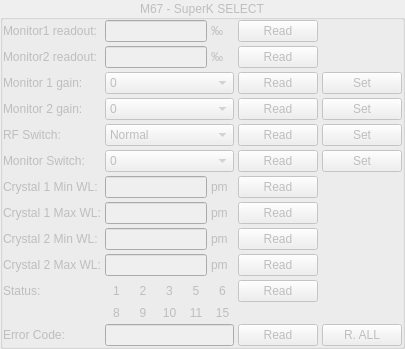
        <widget class="QGroupBox" name="groupBox_M67">
         <property name="enabled">
          <bool>false</bool>
         </property>
         <property name="title">
          <string>M67 - SuperK SELECT</string>
         </property>
         <property name="alignment">
          <set>Qt::AlignCenter</set>
         </property>
         <layout class="QVBoxLayout" name="verticalLayout_4">
          <property name="spacing">
           <number>4</number>
          </property>
          <property name="leftMargin">
           <number>0</number>
          </property>
          <property name="topMargin">
           <number>0</number>
          </property>
          <property name="rightMargin">
           <number>0</number>
          </property>
          <property name="bottomMargin">
           <number>0</number>
          </property>
          <item>
           <layout class="QGridLayout" name="gridLayout_4" columnstretch="0,1,1,1,1,1,0,0">
            <property name="verticalSpacing">
             <number>4</number>
            </property>
            <item row="8" column="1" colspan="4">
             <widget class="QLineEdit" name="lineEdit_M67_Crystal2MinWaveLength">
              <property name="readOnly">
               <bool>true</bool>
              </property>
             </widget>
            </item>
            <item row="12" column="7">
             <widget class="QPushButton" name="pushButton_M67_ReadAll">
              <property name="text">
               <string>R. ALL</string>
              </property>
             </widget>
            </item>
            <item row="3" column="7">
             <widget class="QPushButton" name="pushButton_M67_Monitor2GainSet">
              <property name="text">
               <string>Set</string>
              </property>
             </widget>
            </item>
            <item row="3" column="1" colspan="5">
             <widget class="QComboBox" name="comboBox_M67_Monitor2Gain">
              <item>
               <property name="text">
                <string>0</string>
               </property>
              </item>
              <item>
               <property name="text">
                <string>1</string>
               </property>
              </item>
              <item>
               <property name="text">
                <string>2</string>
               </property>
              </item>
              <item>
               <property name="text">
                <string>3</string>
               </property>
              </item>
              <item>
               <property name="text">
                <string>4</string>
               </property>
              </item>
              <item>
               <property name="text">
                <string>5</string>
               </property>
              </item>
              <item>
               <property name="text">
                <string>6</string>
               </property>
              </item>
              <item>
               <property name="text">
                <string>7</string>
               </property>
              </item>
             </widget>
            </item>
            <item row="11" column="2">
             <widget class="QLabel" name="label_M67_StatusBit9">
              <property name="sizePolicy">
               <sizepolicy hsizetype="Minimum" vsizetype="Preferred">
                <horstretch>0</horstretch>
                <verstretch>0</verstretch>
               </sizepolicy>
              </property>
              <property name="toolTip">
               <string>Shutter sensor 2</string>
              </property>
              <property name="text">
               <string>9</string>
              </property>
              <property name="alignment">
               <set>Qt::AlignCenter</set>
              </property>
             </widget>
            </item>
            <item row="7" column="1" colspan="4">
             <widget class="QLineEdit" name="lineEdit_M67_Crystal1MaxWaveLength">
              <property name="readOnly">
               <bool>true</bool>
              </property>
             </widget>
            </item>
            <item row="2" column="7">
             <widget class="QPushButton" name="pushButton_M67_Monitor1GainSet">
              <property name="text">
               <string>Set</string>
              </property>
             </widget>
            </item>
            <item row="10" column="5">
             <widget class="QLabel" name="label_M67_StatusBit6">
              <property name="sizePolicy">
               <sizepolicy hsizetype="Minimum" vsizetype="Preferred">
                <horstretch>0</horstretch>
                <verstretch>0</verstretch>
               </sizepolicy>
              </property>
              <property name="toolTip">
               <string>Module temperature out of range</string>
              </property>
              <property name="text">
               <string>6</string>
              </property>
              <property name="alignment">
               <set>Qt::AlignCenter</set>
              </property>
             </widget>
            </item>
            <item row="7" column="0">
             <widget class="QLabel" name="label_56">
              <property name="text">
               <string>Crystal 1 Max WL:</string>
              </property>
             </widget>
            </item>
            <item row="10" column="2">
             <widget class="QLabel" name="label_M67_StatusBit2">
              <property name="sizePolicy">
               <sizepolicy hsizetype="Minimum" vsizetype="Preferred">
                <horstretch>0</horstretch>
                <verstretch>0</verstretch>
               </sizepolicy>
              </property>
              <property name="toolTip">
               <string>Interlock loop in</string>
              </property>
              <property name="text">
               <string>2</string>
              </property>
              <property name="alignment">
               <set>Qt::AlignCenter</set>
              </property>
             </widget>
            </item>
            <item row="3" column="6">
             <widget class="QPushButton" name="pushButton_M67_Monitor2GainRead">
              <property name="text">
               <string>Read</string>
              </property>
             </widget>
            </item>
            <item row="4" column="0">
             <widget class="QLabel" name="label_52">
              <property name="text">
               <string>RF Switch:</string>
              </property>
             </widget>
            </item>
            <item row="10" column="4">
             <widget class="QLabel" name="label_M67_StatusBit5">
              <property name="sizePolicy">
               <sizepolicy hsizetype="Minimum" vsizetype="Preferred">
                <horstretch>0</horstretch>
                <verstretch>0</verstretch>
               </sizepolicy>
              </property>
              <property name="toolTip">
               <string>Supply voltage low</string>
              </property>
              <property name="text">
               <string>5</string>
              </property>
              <property name="alignment">
               <set>Qt::AlignCenter</set>
              </property>
             </widget>
            </item>
            <item row="5" column="0">
             <widget class="QLabel" name="label_53">
              <property name="text">
               <string>Monitor Switch:</string>
              </property>
             </widget>
            </item>
            <item row="10" column="0">
             <widget class="QLabel" name="label_65">
              <property name="text">
               <string>Status:</string>
              </property>
             </widget>
            </item>
            <item row="8" column="5">
             <widget class="QLabel" name="label_60">
              <property name="text">
               <string>pm</string>
              </property>
             </widget>
            </item>
            <item row="11" column="1">
             <widget class="QLabel" name="label_M67_StatusBit1_2">
              <property name="sizePolicy">
               <sizepolicy hsizetype="Minimum" vsizetype="Preferred">
                <horstretch>0</horstretch>
                <verstretch>0</verstretch>
               </sizepolicy>
              </property>
              <property name="toolTip">
               <string>Shutter sensor 1</string>
              </property>
              <property name="text">
               <string>8</string>
              </property>
              <property name="alignment">
               <set>Qt::AlignCenter</set>
              </property>
             </widget>
            </item>
            <item row="5" column="1" colspan="5">
             <widget class="QComboBox" name="comboBox_M67_Monitor2Gain_3">
              <item>
               <property name="text">
                <string>0</string>
               </property>
              </item>
              <item>
               <property name="text">
                <string>1</string>
               </property>
              </item>
             </widget>
            </item>
            <item row="0" column="0">
             <widget class="QLabel" name="label_46">
              <property name="text">
               <string>Monitor1 readout:</string>
              </property>
             </widget>
            </item>
            <item row="9" column="6">
             <widget class="QPushButton" name="pushButton_M67_Crystal2MaxWaveLengthRead">
              <property name="text">
               <string>Read</string>
              </property>
             </widget>
            </item>
            <item row="8" column="6">
             <widget class="QPushButton" name="pushButton_M67_Crystal2MinWaveLengthRead">
              <property name="text">
               <string>Read</string>
              </property>
             </widget>
            </item>
            <item row="0" column="6">
             <widget class="QPushButton" name="pushButton_M67_Monitor1Read">
              <property name="text">
               <string>Read</string>
              </property>
             </widget>
            </item>
            <item row="7" column="5">
             <widget class="QLabel" name="label_59">
              <property name="text">
               <string>pm</string>
              </property>
             </widget>
            </item>
            <item row="9" column="5">
             <widget class="QLabel" name="label_61">
              <property name="text">
               <string>pm</string>
              </property>
             </widget>
            </item>
            <item row="9" column="1" colspan="4">
             <widget class="QLineEdit" name="lineEdit_M67_Crystal2MaxWaveLength">
              <property name="readOnly">
               <bool>true</bool>
              </property>
             </widget>
            </item>
            <item row="10" column="3">
             <widget class="QLabel" name="label_M67_StatusBit3">
              <property name="sizePolicy">
               <sizepolicy hsizetype="Minimum" vsizetype="Preferred">
                <horstretch>0</horstretch>
                <verstretch>0</verstretch>
               </sizepolicy>
              </property>
              <property name="toolTip">
               <string>Interlock loop out</string>
              </property>
              <property name="text">
               <string>3</string>
              </property>
              <property name="alignment">
               <set>Qt::AlignCenter</set>
              </property>
             </widget>
            </item>
            <item row="12" column="1" colspan="5">
             <widget class="QLineEdit" name="lineEdit_M67_ErrorCode"/>
            </item>
            <item row="2" column="1" colspan="5">
             <widget class="QComboBox" name="comboBox_M67_Monitor1Gain">
              <item>
               <property name="text">
                <string>0</string>
               </property>
              </item>
              <item>
               <property name="text">
                <string>1</string>
               </property>
              </item>
              <item>
               <property name="text">
                <string>2</string>
               </property>
              </item>
              <item>
               <property name="text">
                <string>3</string>
               </property>
              </item>
              <item>
               <property name="text">
                <string>4</string>
               </property>
              </item>
              <item>
               <property name="text">
                <string>5</string>
               </property>
              </item>
              <item>
               <property name="text">
                <string>6</string>
               </property>
              </item>
              <item>
               <property name="text">
                <string>7</string>
               </property>
              </item>
             </widget>
            </item>
            <item row="7" column="6">
             <widget class="QPushButton" name="pushButton_M67_Crystal1MaxWaveLengthRead">
              <property name="text">
               <string>Read</string>
              </property>
             </widget>
            </item>
            <item row="5" column="6">
             <widget class="QPushButton" name="pushButton_M67_MonitorSwitchRead">
              <property name="text">
               <string>Read</string>
              </property>
             </widget>
            </item>
            <item row="0" column="5">
             <widget class="QLabel" name="label_47">
              <property name="text">
               <string>‰</string>
              </property>
             </widget>
            </item>
            <item row="4" column="1" colspan="5">
             <widget class="QComboBox" name="comboBox_M67_Monitor2Gain_2">
              <item>
               <property name="text">
                <string>Normal</string>
               </property>
              </item>
              <item>
               <property name="text">
                <string>Swap</string>
               </property>
              </item>
             </widget>
            </item>
            <item row="1" column="1" colspan="4">
             <widget class="QLineEdit" name="lineEdit_M67_Monitor2Readout">
              <property name="readOnly">
               <bool>true</bool>
              </property>
             </widget>
            </item>
            <item row="2" column="0">
             <widget class="QLabel" name="label_50">
              <property name="text">
               <string>Monitor 1 gain:</string>
              </property>
             </widget>
            </item>
            <item row="1" column="6">
             <widget class="QPushButton" name="pushButton_M67_Monitor2Read">
              <property name="text">
               <string>Read</string>
              </property>
             </widget>
            </item>
            <item row="2" column="6">
             <widget class="QPushButton" name="pushButton_M67_Monitor1GainRead">
              <property name="text">
               <string>Read</string>
              </property>
             </widget>
            </item>
            <item row="5" column="7">
             <widget class="QPushButton" name="pushButton_M67_MonitorSwitchSet">
              <property name="text">
               <string>Set</string>
              </property>
             </widget>
            </item>
            <item row="12" column="0">
             <widget class="QLabel" name="label_66">
              <property name="text">
               <string>Error Code:</string>
              </property>
             </widget>
            </item>
            <item row="11" column="5">
             <widget class="QLabel" name="label_M67_StatusBit15">
              <property name="sizePolicy">
               <sizepolicy hsizetype="Minimum" vsizetype="Preferred">
                <horstretch>0</horstretch>
                <verstretch>0</verstretch>
               </sizepolicy>
              </property>
              <property name="toolTip">
               <string>Error code present</string>
              </property>
              <property name="text">
               <string>15</string>
              </property>
              <property name="alignment">
               <set>Qt::AlignCenter</set>
              </property>
             </widget>
            </item>
            <item row="8" column="0">
             <widget class="QLabel" name="label_57">
              <property name="text">
               <string>Crystal 2 Min WL:</string>
              </property>
             </widget>
            </item>
            <item row="4" column="6">
             <widget class="QPushButton" name="pushButton_M67_RFSwitchRead">
              <property name="text">
               <string>Read</string>
              </property>
             </widget>
            </item>
            <item row="6" column="0">
             <widget class="QLabel" name="label_54">
              <property name="text">
               <string>Crystal 1 Min WL:</string>
              </property>
             </widget>
            </item>
            <item row="0" column="1" colspan="4">
             <widget class="QLineEdit" name="lineEdit_M67_Monitor1Readout">
              <property name="readOnly">
               <bool>true</bool>
              </property>
             </widget>
            </item>
            <item row="1" column="5">
             <widget class="QLabel" name="label_49">
              <property name="text">
               <string>‰</string>
              </property>
             </widget>
            </item>
            <item row="11" column="3">
             <widget class="QLabel" name="label_M67_StatusBit10">
              <property name="sizePolicy">
               <sizepolicy hsizetype="Minimum" vsizetype="Preferred">
                <horstretch>0</horstretch>
                <verstretch>0</verstretch>
               </sizepolicy>
              </property>
              <property name="toolTip">
               <string>New crystal1 temperature</string>
              </property>
              <property name="text">
               <string>10</string>
              </property>
              <property name="alignment">
               <set>Qt::AlignCenter</set>
              </property>
             </widget>
            </item>
            <item row="1" column="0">
             <widget class="QLabel" name="label_48">
              <property name="text">
               <string>Monitor2 readout:</string>
              </property>
             </widget>
            </item>
            <item row="3" column="0">
             <widget class="QLabel" name="label_51">
              <property name="text">
               <string>Monitor 2 gain:</string>
              </property>
             </widget>
            </item>
            <item row="10" column="1">
             <widget class="QLabel" name="label_M67_StatusBit1">
              <property name="sizePolicy">
               <sizepolicy hsizetype="Minimum" vsizetype="Preferred">
                <horstretch>0</horstretch>
                <verstretch>0</verstretch>
               </sizepolicy>
              </property>
              <property name="toolTip">
               <string>Interlock relays off</string>
              </property>
              <property name="text">
               <string>1</string>
              </property>
              <property name="alignment">
               <set>Qt::AlignCenter</set>
              </property>
             </widget>
            </item>
            <item row="4" column="7">
             <widget class="QPushButton" name="pushButton_M67_RFSwitchSet">
              <property name="text">
               <string>Set</string>
              </property>
             </widget>
            </item>
            <item row="6" column="5">
             <widget class="QLabel" name="label_55">
              <property name="text">
               <string>pm</string>
              </property>
             </widget>
            </item>
            <item row="6" column="1" colspan="4">
             <widget class="QLineEdit" name="lineEdit_M67_Crystal1MinWaveLength">
              <property name="readOnly">
               <bool>true</bool>
              </property>
             </widget>
            </item>
            <item row="6" column="6">
             <widget class="QPushButton" name="pushButton_M67_Crystal1MinWaveLengthRead">
              <property name="text">
               <string>Read</string>
              </property>
             </widget>
            </item>
            <item row="11" column="4">
             <widget class="QLabel" name="label_M67_StatusBit11">
              <property name="sizePolicy">
               <sizepolicy hsizetype="Minimum" vsizetype="Preferred">
                <horstretch>0</horstretch>
                <verstretch>0</verstretch>
               </sizepolicy>
              </property>
              <property name="toolTip">
               <string>New crystal2 temperature</string>
              </property>
              <property name="text">
               <string>11</string>
              </property>
              <property name="alignment">
               <set>Qt::AlignCenter</set>
              </property>
             </widget>
            </item>
            <item row="12" column="6">
             <widget class="QPushButton" name="pushButton_M67_ErrorCodeRead">
              <property name="text">
               <string>Read</string>
              </property>
             </widget>
            </item>
            <item row="9" column="0">
             <widget class="QLabel" name="label_58">
              <property name="text">
               <string>Crystal 2 Max WL:</string>
              </property>
             </widget>
            </item>
            <item row="10" column="6">
             <widget class="QPushButton" name="pushButton_M67_StatusRead">
              <property name="text">
               <string>Read</string>
              </property>
             </widget>
            </item>
           </layout>
          </item>
         </layout>
        </widget>
